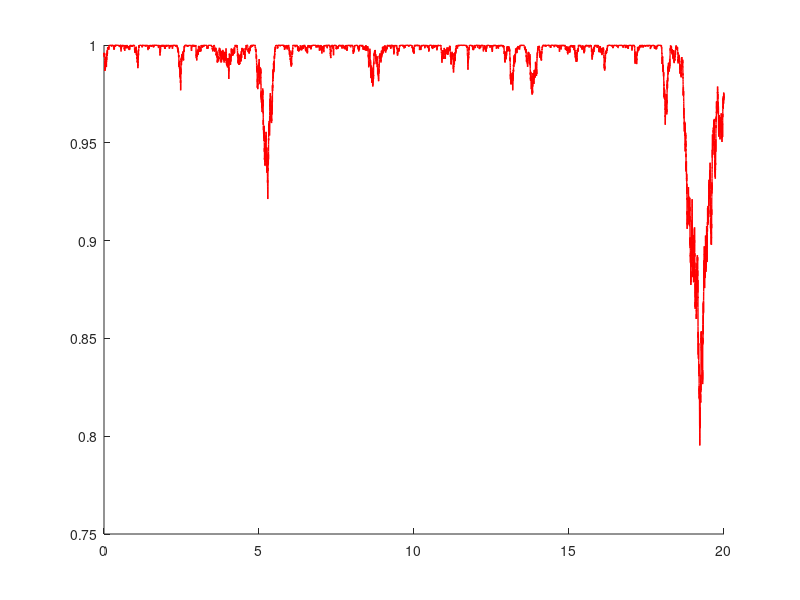

MATLAB code for this plot:
%% Writen by Zuodong Zhang (2017/12/09)%%
clear;
tic;
global gamma  alpha H_VCMA_dv Hext Hk Ms...
     kB T mu0 Hs_dI mp

%% LLG parameters %%
%%%------------
q=1.6e-19;                              % Coulombs
hbar=6.626e-34/2/pi;                    % Reduced Planck's constant (J-s)
alpha = 0.1;                           %0.01 Gilbert damping parameter
g = 1.76e7*4*pi/1000;                   %1.76e7 Gyromagnetic ratio [(rad)/(Oe.s)]
mu0=1.2566e-6;                          %Magnetic permeability
uB=9.27400949e-24;
T=300;
kB=1.38e-23;

%% Magnet Parameters (taken from experiment)

Ms = 1.2e6; % A/m, Saturation Magnetization [emu/cm^3] emu/cm^3 = 1 KA/m  1.2e6
Ku2 = 66240; % Uni. anisotropy constant [J/m^3]
Hk = 2*Ku2/mu0/Ms; % Switching field [A/m]
Hk
%%%%%%%%%%%%%     VCMA[MKS]    %%%%%%%%%%%%%%%%
%%%%%%%%%%%%%%%%%%%72.864%%%%%%%%%%%%%%%%%%%%%%%%%%%%
P=0.33;
V_vcma=1;                        %1.05984 HVCMA=HK Voltage across the MTJ,[V]
ksi=100e-15;                    %VCMA constant [J/V.m];37e-10[erg/V.cm]
t_fl=1e-9;                      %thickness of freelayer
Area=50*50*10^-18;
Vol=t_fl*Area; % Volume [m^3]
gamma=g/(1+alpha^2);            % reduced factor
d_MgO=1.6e-9;                   % thickness of MgO barrier[m]
% J_H_conv = hbar*P/(Hk*mu0*q*t_fl*Ms);
Hs_dI=hbar*P/(2*q*mu0*t_fl*Ms*Area);
H_VCMA_dv=2*ksi/(mu0*Ms*d_MgO*t_fl); %*mz,[Oe]
H_VCMA=V_vcma*H_VCMA_dv;
H_VCMA
delta=(mu0*(Hk-H_VCMA)*Ms*Vol)/(2*kB*T);
delta
% I_c=(alpha*g*q/uB/P)*Ms*Vol*(Hk-H_VCMA);    %from zhao Recent progresses in STT-MRAM 2016
I_c=2*q*alpha*2*delta*kB*T/hbar/P;        %from datta 2017
I=-20*10^-6;                            %current

Hext=0;                         % external field
H_bias=0;                       % bias magnetic field
mp=[0 0 1];                     % pinned layer
theta0=sqrt(kB*T/mu0/Ms/Hk/Vol);  % initial angle
% theta0=0.3;
step=1e-3;

%% Initial conditions of the simulation %%
mz = cos(theta0); % Magnet slightly off easy axis
m_initial = [0 sqrt(1-mz^2) mz];

%%   LLG     %%
time1 = 20; % step_1 duration ns
tot1 = time1/step;
delta_t=step*10^-9; % time step
[theta,phi,Time]=deal(zeros(1,tot1));
m=zeros(tot1,3);
m_positive=0;
m_negtive=0;
for i=1:1:tot1
    Time(i)=i*step;

    if(i>10/step)
        I=0;
    end
    %discription of thermal noise
    r=0+1.*randn(1,3); % Normal distribution, expectation = 0, standard deviation = 1
    Hth=(sqrt(2*kB*T*alpha/(mu0*Ms*gamma*Vol*delta_t)))*r; % thermal noise field
    
    Hthx=Hth(1);
    Hthy=Hth(2);
    Hthz=Hth(3);
    
    Hs=Hs_dI*I;
    
    if i==1
        m(i,:)=m_initial;
    else
        H_eff=[ Hthx, Hthy, Hthz-H_VCMA*m(i-1,3)+Hk*m(i-1,3)+Hext];
        m_next=m(i-1,:)+delta_t*gamma*(-cross(m(i-1,:),H_eff)-alpha*cross(m(i-1,:),cross(m(i-1,:),H_eff))+...
                    Hs*cross(cross(m(i-1,:),mp),m(i-1,:))+alpha*Hs*cross(m(i-1,:),mp));
        theta(i)=real(acos(m_next(3)));
        phi(i)=real(atan(m_next(2)/m_next(1)));
        if(m_next(1)<=0)
            phi(i)=phi(i)+pi;
        end
        if(theta(i)==0)
            theta(i)=0.01;
        elseif(theta(i)==pi)
            theta(i)=pi-0.01;
        end
        m(i,1)=sin(theta(i))*cos(phi(i));
        m(i,2)=sin(theta(i))*sin(phi(i));
        m(i,3)=cos(theta(i));
%         m(i,:)=sLLG_step(I, m(i-1,:), Hth, V_vcma, delta_t);
    end
    %count
    if(m(i,3)>0)
        m_positive=m_positive+1;
    else
        m_negtive=m_negtive+1;
    end
end

%% plot

pos_probability=m_positive/(m_positive+m_negtive);
pos_probability
figure;
hold on;
% plot(Time,m(:,1),'k-','linewidth',1.0); % m_x
% plot(Time,m(:,2),'b-','linewidth',1.0); % m_y
plot(Time,m(:,3),'r-','linewidth',1.0); % m_z
toc
%%%%%%%%%%%%%%%%%%%%%%%%%%%%%%%%%%%%%%%%%%%%%